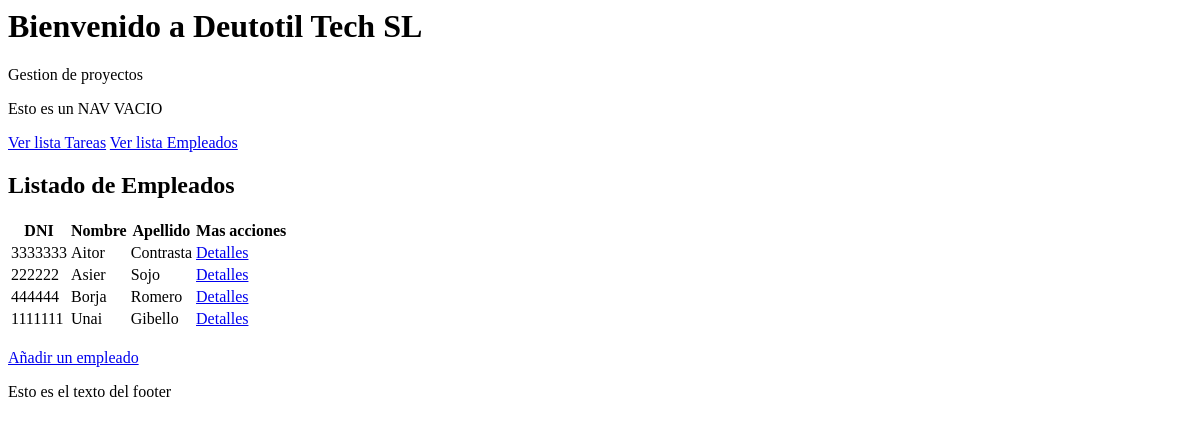
The page /index/lista_empleados/ on the database as committed earlier.
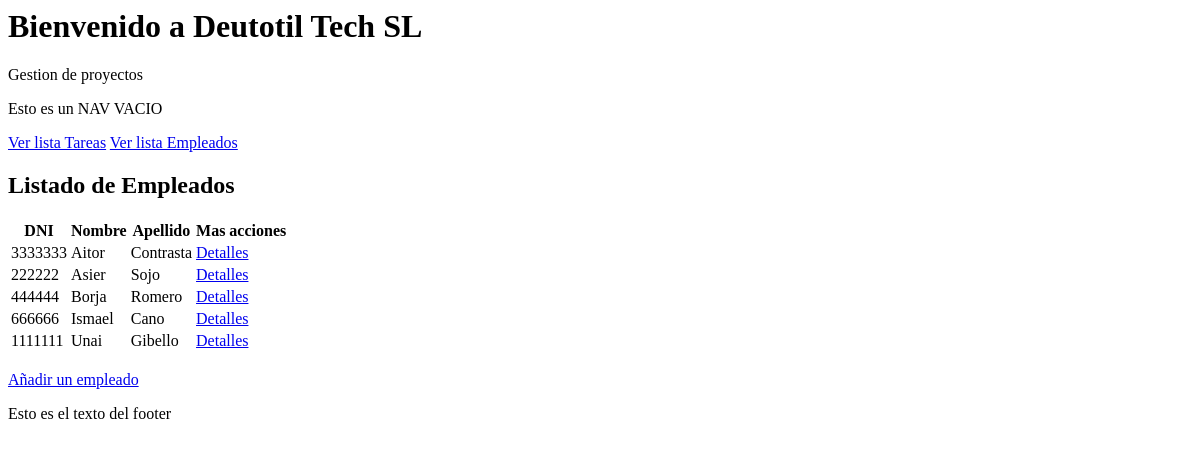
The same page on the database as committed later.
### appDeustotilTECHSL/models.py (models this page shows, shortened)
class Empleado(models.Model):
    dni = models.CharField(max_length=12)
    nombre = models.CharField(max_length=25)
    apellido1 = models.CharField(max_length=25)
    apellido2 = models.CharField(max_length=25)
    email = models.EmailField()
    telefono = models.IntegerField()

### appDeustotilTECHSL/views.py (the view)
# urls.py: path('lista_empleados/', views.EmpleadoListView.as_view(), name='lista_empleados'),
class EmpleadoListView(ListView):
    model = Empleado
    queryset = Empleado.objects.order_by('nombre')
    template_name = "lista_empleados.html"
    def get_context_data(self, **kwargs):
        context = super(EmpleadoListView, self).get_context_data(**kwargs)
        context['titulo_pagina'] = 'Listado de Empleados'
        return context

### appDeustotilTECHSL/templates/lista_empleados.html
{% extends 'index.html' %}
{% block contenido %}
<table>
    <thead>
        <tr>
            <th>DNI</th>
            <th>Nombre</th>
            <th>Apellido</th>
            <th>Mas acciones</th>
        </tr>
    </thead>
    <tbody>
        {% for empleado in empleado_list %}
        <tr>
            <td>{{ empleado.dni}}</td>
            <td>{{ empleado.nombre }}</td>
            <td>{{ empleado.apellido1 }}</td>
            <td><a href="{% url 'empleado' empleado.id %}">Detalles</a>
        </tr>
        {% endfor %}
    </tbody>
</table>
<br>
<a href="{% url 'nuevo_empleado' %}">Añadir un empleado</a>
{% endblock %}

### appDeustotilTECHSL/templates/index.html (shortened to what this page needs)
{% load static %}
<html lang="es">
<head>
</head>
<body>
    <header>
        <h1>Bienvenido a Deutotil Tech SL</h1>
        <p>Gestion de proyectos</p>
        <nav>
        <p>Esto es un NAV VACIO</p>
        <a href="{% url 'lista_tareas' %}">Ver lista Tareas</a>
        <a href="{% url 'lista_empleados' %}">Ver lista Empleados</a>
        </nav>
    </header>
    <main>
        <h2>{{ titulo_pagina }}</h2>
        {% block contenido %}
        {% endblock %}
    </main>
    <footer>
        <p>Esto es el texto del footer</p>
    </footer>
</body>
</html>

Rows that differ between the two databases and show on the page:
added Empleado: dni "666666", nombre "Ismael", apellido1 "Cano"
